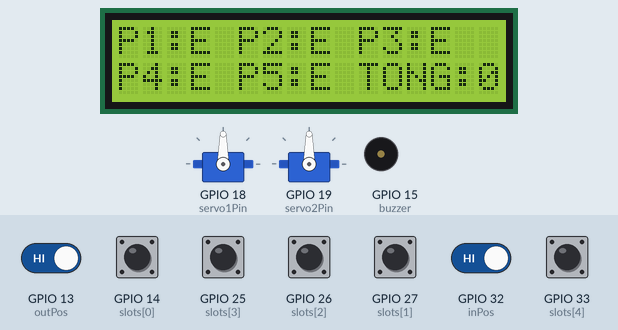
A sketch run on a simulated ESP32. Parts: 16×2 character LCD, 2 × servo, buzzer (waves = sounding, pin HIGH). The test bench sets the inputs (shaded band); at power-on: GPIO 13 (outPos), GPIO 14 (slots[0]), GPIO 25 (slots[3]), GPIO 26 (slots[2]), GPIO 27 (slots[1]), GPIO 32 (inPos), GPIO 33 (slots[4]) HIGH. WiFi joins after 1.5 s; servers stay silent unless stated; random numbers use the default seed unless the sketch sets one; no MQTT or app messages arrive unless stated; what the sketch prints to the serial monitor is not drawn.

Above: at 3.8 s.
3.9 s: GPIO 14 (slots[0]) pulled LOW for 0.15 s
At 4.02 s:
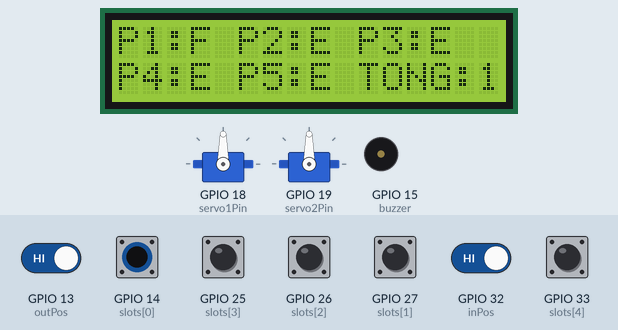
5.5 s: GPIO 25 (slots[3]) pulled LOW for 0.15 s
At 5.6 s:
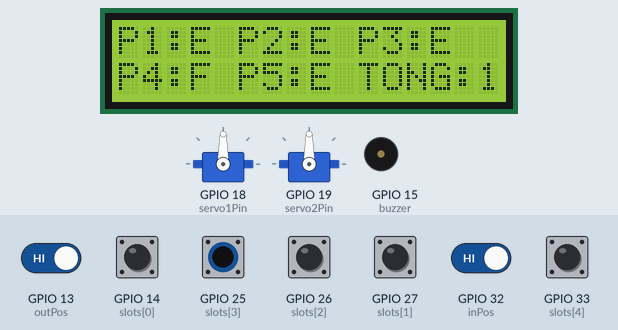
7.1 s: GPIO 26 (slots[2]) pulled LOW for 0.15 s
At 7.2 s:
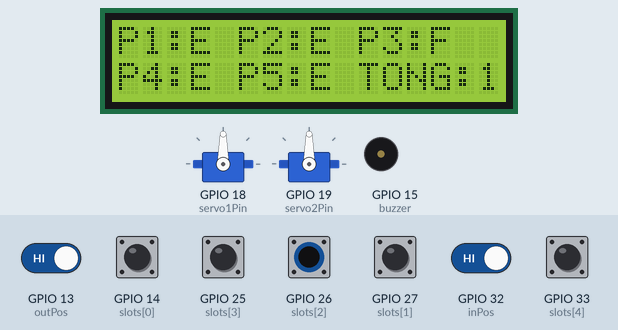
8.7 s: GPIO 27 (slots[1]) pulled LOW for 0.15 s
At 8.8 s:
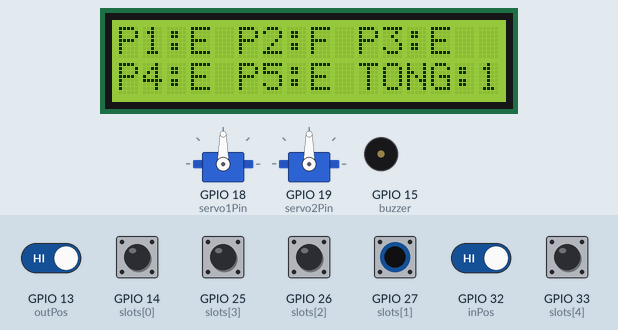
10.3 s: GPIO 33 (slots[4]) pulled LOW for 0.15 s
At 10.39 s:
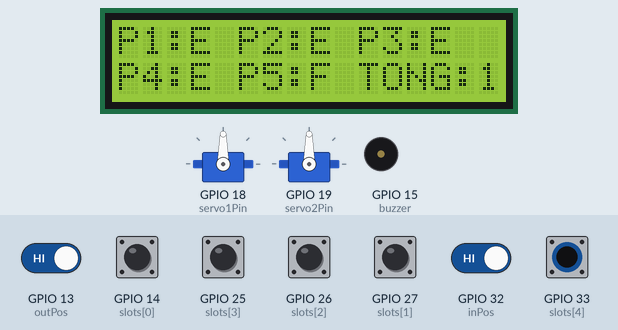
11.9 s: GPIO 13 (outPos) driven LOW and GPIO 32 (inPos) driven LOW
At 13.5 s:
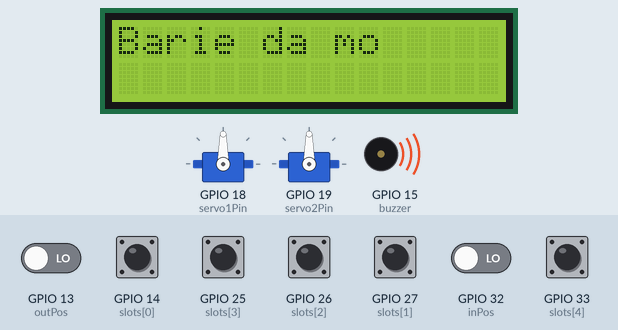
Timing chart, 0 to 15.9 s (numbered marks = the images above; inputs shaded):
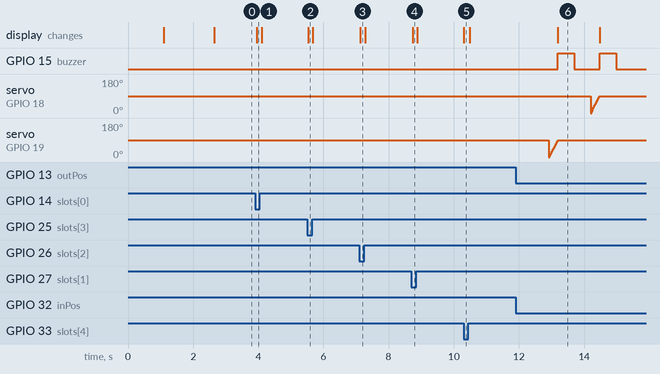

Measured:
- after the input at 3.9 s, the display: changes after 0.05 s (image 1)
- after the input at 5.5 s, the display: changes at once (image 2)
- after the input at 7.1 s, the display: changes at once (image 3)
- after the input at 8.7 s, the display: changes at once (image 4)
- after the input at 10.3 s, the display: changes at once (image 5)
- after the input at 11.9 s, GPIO 15 (buzzer): alternates HIGH for 0.50 s and LOW for 0.79 s, starting after 1.3 s; the display: changes after 1.3 s (image 6)

The sketch:

Smart_Car_Parking_v6_last.ino
```cpp
#include <Wire.h>
#include <WiFi.h>
#include <PubSubClient.h>
#include <LiquidCrystal_I2C.h>
LiquidCrystal_I2C lcd(0x27,16,2);
#include <ESP32Servo.h>
#define servo1Pin 18
#define servo2Pin 19
Servo servo1;
Servo servo2;
int pos1=0;
int pos2=0;
#define posClose 0
#define posOpen  90

#define inPos 32
#define outPos 13
bool inPosState=HIGH;
bool outPosState=HIGH;

#define TIMEWAIT 1000
unsigned long timeWait=millis();

const int slots[5]={14,27,26,25,33};
const char* slotIDs[5] = {"P1", "P2", "P3", "P4", "P5"};
String lastSlotStatus[5];
unsigned long lastSlotCheckTime = 0;
int carNum=0;

#define buzzer 15

const char* WIFI_SSID = "SSIoT-01";
const char* WIFI_PASSWORD = "SSIoT-01";

// -- MQTT --
const char* MQTT_BROKER_IP = "172.20.10.12"; // IP của Raspberry Pi (Broker)
const int   MQTT_PORT = 1883;

// --- BIẾN TOÀN CỤC ---
WiFiClient espClient;
PubSubClient client(espClient);

void setup_wifi() {
  delay(10);
  Serial.println("\nConnecting to WiFi...");
  WiFi.begin(WIFI_SSID, WIFI_PASSWORD);
  while (WiFi.status() != WL_CONNECTED) {
    delay(500);
    Serial.print(".");
  }
  Serial.println("\nWiFi connected!");
  Serial.print("IP address: ");
  Serial.println(WiFi.localIP());
}

void reconnect_mqtt() {
  while (!client.connected()) {
    Serial.print("Attempting MQTT connection...");
    String clientId = "ESP32-ParkingSystem-";
    clientId += String(random(0xffff), HEX);
    if (client.connect(clientId.c_str())) {
      Serial.println("connected!");
    } else {
      Serial.print("failed, rc=");
      Serial.print(client.state());
      Serial.println(" try again in 5 seconds");
      delay(5000);
    }
  }
}

void checkAndPublishSlotStatus() {
  int currentCarNum = 0;

  // Vòng lặp qua 5 ô đỗ
  for (int n = 0; n < 5; n++) {
    String currentStatus;
    // Xác định trạng thái hiện tại
    if (digitalRead(slots[n]) == LOW) { // LOW nghĩa là có xe
      currentStatus = "occupied";
      currentCarNum++;
    } else {
      currentStatus = "free";
    }

    // MQTT: Chỉ gửi tin nhắn nếu trạng thái thay đổi
    if (currentStatus != lastSlotStatus[n]) {
      // Tạo topic động, ví dụ: "parking/spot/S1/status"
      char topic[50];
      snprintf(topic, sizeof(topic), "parking/spot/%s/status", slotIDs[n]);

      Serial.printf("Slot %s changed to %s. Publishing to MQTT...\n", slotIDs[n], currentStatus.c_str());

      // Gửi tin nhắn lên Broker, retained=true để client mới kết nối cũng nhận được trạng thái
      client.publish(topic, currentStatus.c_str(), true);

      // Cập nhật trạng thái cuối cùng
      lastSlotStatus[n] = currentStatus;
    }

  }

  // Cập nhật tổng số xe
  if(currentCarNum != carNum) {
    carNum = currentCarNum;
    showLCD(); // Gọi showLCD chỉ khi tổng số xe thay đổi
  }
}

void setup() {
  Serial.begin(115200);
  lcd.begin();   /// khác cũ
  lcd.backlight();
  lcd.setCursor(0,0);
  lcd.print("Flawless Parking");
  lcd.setCursor(4,1);
  lcd.print("xin chao");
  delay(1000);
  lcd.clear();

  pinMode(buzzer,OUTPUT);
  pinMode(inPos,INPUT_PULLUP);
  pinMode(outPos,INPUT_PULLUP);
  for(int n=0;n<5;n++){
    pinMode(slots[n],INPUT_PULLUP);
    lastSlotStatus[n] = ""; // MQTT: Khởi tạo trạng thái rỗng
  }
  ESP32PWM::allocateTimer(0);
	ESP32PWM::allocateTimer(1);
	ESP32PWM::allocateTimer(2);
	ESP32PWM::allocateTimer(3);
  servo1.setPeriodHertz(50);
  servo2.setPeriodHertz(50);
  servo1.attach(servo1Pin,500,2400);
  servo2.attach(servo2Pin,500,2400);

  setup_wifi();
  client.setServer(MQTT_BROKER_IP, MQTT_PORT);
  checkAndPublishSlotStatus();
  showLCD();
}

void loop() {
    // --- Luôn duy trì kết nối MQTT ---
  if (!client.connected()) {
    reconnect_mqtt();
  }
  client.loop();

  // --- MQTT: Kiểm tra trạng thái các ô đỗ mỗi 1 giây ---
  if (millis() - lastSlotCheckTime > 100) {
    lastSlotCheckTime = millis();
    checkAndPublishSlotStatus();
  }
  if(pos1!=posOpen&&digitalRead(inPos)!=LOW&&digitalRead(outPos)!=LOW)showLCD();
  //xử lý xe vào
  if(digitalRead(inPos)==LOW){
    if(inPosState==HIGH){
      timeWait=millis();
      if(carNum>=5){
        lcd.clear();
        lcd.print("Het cho");
        lcd.setCursor(0,1);
        lcd.print("Khong con cho de xe");
        beep(800,2);
      }
      inPosState=LOW;
    }
    if(carNum<5){
      if(millis()-timeWait>TIMEWAIT){
        if(pos1==posClose){
          for(int i=posClose;i<posOpen;i+=5){
            servo2.write(i);
            delay(15);
          }
          servo2.write(posOpen);
          pos1=posOpen;
          lcd.clear();
          lcd.print("Barie da mo");
          beep(500,1);
        }
      }
    }
  }else{
    if(inPosState==LOW){
      timeWait=millis();
      lcd.clear();
      showLCD();
      inPosState=HIGH;
    }
    if(millis()-timeWait>TIMEWAIT){
      if(pos1==posOpen){
        for(int i=posOpen;i>posClose;i-=5){
          servo2.write(i);
          delay(15);
        }
        servo2.write(posClose);
        pos1=posClose;
      }
    }
  }
  //xử lý xe ra
  if(digitalRead(outPos)==LOW){
    if(outPosState==HIGH){
      timeWait=millis();
      outPosState=LOW;
    }
    if(millis()-timeWait>TIMEWAIT){
      if(pos2==posClose){
        for(int i=posClose;i<posOpen;i+=5){
          servo1.write(i);
          delay(15);
        }
        servo1.write(posOpen);
        pos2=posOpen;
        lcd.clear();
        lcd.print("Xe ra khoi bai");
        beep(500,1);
      }
    }
  }else{
    if(outPosState==LOW){
      timeWait=millis();
      lcd.clear();
      showLCD();
      outPosState=HIGH;
    }
    if(millis()-timeWait>TIMEWAIT){
      if(pos2==posOpen){
        for(int i=posOpen;i>posClose;i-=5){
          servo1.write(i);
          delay(15);
        }
        servo1.write(posClose);
        pos2=posClose;
      }
    }
  }
}
void beep(int d, int num){
  for(int i=0;i<num;i++){
    digitalWrite(buzzer,HIGH);
    delay(d);
    digitalWrite(buzzer,LOW);
    delay(d);
  }
}
void showLCD(){
  carNum=0;
  for(int n=0;n<5;n++){
    if(n==0){
      lcd.setCursor(0,0);
      lcd.print("P1:");
    }
    if(n==1){
      lcd.setCursor(5,0);
      lcd.print("P2:");
    }
    if(n==2){
      lcd.setCursor(10,0);
      lcd.print("P3:");
    }
    if(n==3){
      lcd.setCursor(0,1);
      lcd.print("P4:");
    }
    if(n==4){
      lcd.setCursor(5,1);
      lcd.print("P5:");
    }
    if(digitalRead(slots[n])==LOW){
      lcd.print("F");
      carNum++;
    }else{
      lcd.print("E");
    }
  }
  lcd.setCursor(10,1);
  lcd.print("TONG:");
  lcd.print(carNum);
} 
```
